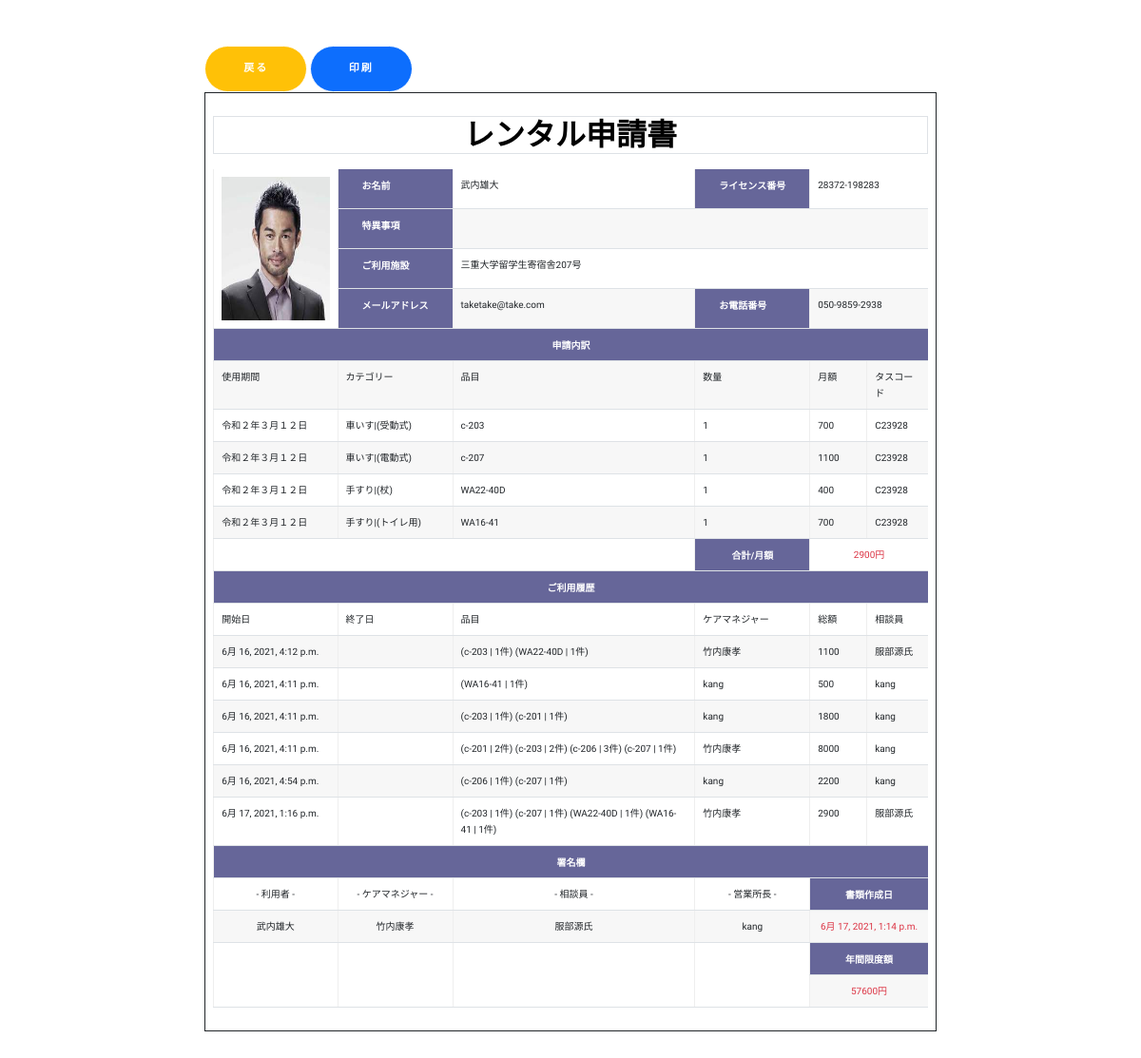
Page /dashboard/paper/134/ on the committed database.
### customer/models.py (models this page shows, shortened)
class OrderModel(models.Model):
    user = models.ForeignKey(User, on_delete=models.CASCADE)
    created_on = models.DateTimeField(auto_now_add=True)
    items = models.ManyToManyField(
        'OrderItem')
    license = models.CharField(max_length=100, blank=True)
    name = models.CharField(max_length=50, blank=True)
    email = models.CharField(max_length=50, blank=True)
    facility = models.CharField(max_length=50, blank=True)
    phone = models.CharField(max_length=50, blank=True)
    price = models.IntegerField(blank=True, null=True)
    status = models.IntegerField(default=2)
    description = models.CharField(max_length=100, blank=True)
    permitter = models.ForeignKey(User, related_name='permitter', on_delete=models.CASCADE, blank=True, null=True)
    permit_day = models.DateTimeField(blank=True, null=True)
    handler = models.ForeignKey(User, related_name="handler", on_delete=models.CASCADE, blank=True, null=True)
    location_selecter = models.IntegerField(blank=True)
    limit = models.IntegerField(default=0)
    start_date = models.DateTimeField()
    end_date = models.DateTimeField()

class OrderItem(models.Model):
    user = models.ForeignKey(User, on_delete=models.CASCADE)
    items = models.ForeignKey(
        'MenuItem', on_delete=models.CASCADE, blank=True, null=True)
    quantity = models.IntegerField(default=1)
    ordered = models.BooleanField(default=False)
    def __str__(self):
        return f'{self.items} | {self.quantity}件'
    @property
    def get_total_item_price(self):
        return int(self.quantity) * int(self.items.price)

class MenuItem(models.Model):
    name = models.CharField(max_length=100)
    description = models.TextField()
    image = models.ImageField(upload_to='menu_images/', blank=True)
    price = models.IntegerField()
    category = models.ForeignKey('Category', on_delete=models.CASCADE)
    quantity = models.IntegerField(default=0)
    video_url = models.CharField(max_length=100, blank=True)
    def __str__(self):
        return self.name

class Category(MPTTModel):
    parent = TreeForeignKey('self', on_delete=models.CASCADE, blank=True, null=True, related_name='children')
    name = models.CharField(max_length=100)
    def __str__(self):
        return self.name
    class MPTTMeta:
        order_insertion_by = ['name']

### dashboard/models.py (models this page shows, shortened)
class Permission(models.Model):
    user = models.ForeignKey(User, on_delete=models.CASCADE)
    date = models.DateTimeField(auto_now=True)
    order= models.ForeignKey(OrderModel, on_delete=models.CASCADE, blank=True, null=True)
    message = models.CharField(max_length=100, blank=True, null=True)
    result = models.IntegerField(default=3)
    image = models.ImageField(upload_to='contract_images/', blank=True, null=True)
    start_date = models.DateField(blank=True, null=True)
    end_date = models.DateField(blank=True, null=True)

### home/models.py (models this page shows)
class Limit(models.Model):
    user = models.OneToOneField(User, on_delete=models.CASCADE, blank=True, null=True)
    limit = models.IntegerField(default=100000)
    def __str__(self):
        return f"{self.limit}"

### dashboard/views.py (the view)
# urls.py: path('paper/<int:pk>/', paper, name='paper'),
def paper(request, pk):
    order = OrderModel.objects.get(pk=pk)
    permissions = Permission.objects.filter(order__name=order.name).exclude(order__handler=None)
    context = {
        'order': order,
        'permissions': permissions,
    }
    return render(request, 'dashboard/paper.html', context)

### dashboard/templates/dashboard/paper.html (shortened to what this page needs)
{% extends 'dashboard/base.html' %}
{% load static %}
{% block content %}
<div class="container mt-5">
<a class="btn btn-warning" href="{{request.META.HTTP_REFERER}}">戻る</a>
<a class="btn btn-primary" onclick="window.print()">印刷</a>
  <div class="border border-dark p-2 mb-3" id="paper">
    <h2 class="text-center border mt-3 mb-3">レンタル申請書</h2>
    <table class="table">
      <tr>
          <td scope="col" rowspan="4"><img src='{% static 'ichiro.jpg' %}' style="width:3cm;height:4cm;"></td>
          <th scope="col">お名前</th>
          <td scope="col">{{ order.name }}</td>
          <th scope="col">ライセンス番号</th>
          <td scope="col"colspan="2">{{ order.license }}</td>
      </tr>
      <tr>
          <th>特異事項</th>
          <td colspan="6"></td>
      </tr>
      <tr>
          <th>ご利用施設</th>
          <td colspan="6">{{ order.facility }}</td>
      </tr>
      <tr>
          <th>メールアドレス</th>
          <td>{{ order.email }}</td>
          <th>お電話番号</th>
          <td colspan="2">{{ order.phone }}</td>
      </tr>
      <tr>
        <th class="text-center" colspan='6'>申請内訳</th>
      </tr>
      <tr>
          <td>使用期間</td>
          <td>カテゴリー</td>
          <td>品目</td>
          <td>数量</td>
          <td style="width: 60px;">月額</td>
          <td>タスコード</td>
      </tr>
      {% for item in order.items.all  %}
      <tr>
          <td>令和２年３月１２日</td>
          <td>{{ item.items.category.parent }}|({{ item.items.category }})</td>
          <td>{{ item.items.name }}</td>
          <td>{{ item.quantity }}</td>
          <td>{{ item.get_total_item_price }}</td>
          <td>C23928</td>
      </tr>
      {% endfor %}
      <tr>
        <td class="text-center" colspan='3'></td>
        <th class="text-center">合計/月額</th>
        <td class="text-center text-danger" colspan='2'>{{ order.price }}円</td>
      </tr>
      <tr>
      <th class="text-center" colspan='6'>ご利用履歴</th>
      </tr>
      <tr>
          <td>開始日</td>
          <td>終了日</td>
          <td>品目</td>
          <td>ケアマネジャー</td>
          <td style="width: 50px;">総額</td>
          <td>相談員</td>
      </tr>
      {% if permissions %}
      {% for permission in permissions %}
        <tr>
            <td>{{ permission.date }}</td>
            <td></td>
            <td>
            {% for i in permission.order.items.all %}
            ({{ i }})
            {% endfor %}
            </td>
            <td>{{ permission.order.user }}</td>
            <td>{{ permission.order.price}}</td>
            <td>{{ permission.user }}</td>
        </tr>
      {% endfor %}
      {% else %}
        <tr>
            <td class="text-center" colspan='6'>利用履歴なし</td>
        </tr>
      {% endif %}
      <tr>
        <th class="text-center" colspan='6'>署名欄</th>
      </tr>
      <tr>
        <td class="text-center">- 利用者 -</td>
        <td class="text-center">- ケアマネジャー -</td>
        <td class="text-center">- 相談員 -</td>
        <td class="text-center">- 営業所長 -</td>
        <th class="text-center" colspan='2'>書類作成日</th>
      </tr>
      <tr class="text-center">
          <td>{{ order.name }}</td>
          <td>{{ order.user }}</td>
          <td>{{ order.handler}}</td>
          <td>{{ order.permitter }}</td>
          <td class="text-danger" colspan='2'>{{ order.permit_day }}</td>
      </tr>
      <tr>
          <td rowspan='2'></td>
          <td rowspan='2'></td>
          <td rowspan='2'></td>
          <td rowspan='2'></td>
          <th class="text-center" colspan='2'>年間限度額</th>
      </tr>
      <tr>
          <td class="text-center text-danger" colspan='2'>{{ order.user.limit }}円</td>
      </tr>
    </table>
  </div>
</div>
{% endblock content %}

### static/style.css (style rules this page uses)
body { background-color: #fff; font-family: "Kosugi Maru", sans-serif; }
h1, h2, h3, h4, h5, h6 { margin: 0; }
h2 { color: #000; font-weight: 600; }
a { letter-spacing: 2px; text-decoration: none; color: #71c55d; }
.btn { border: 1px solid #fff; border-radius: 50px; color: #fff; font-size: 11px; font-weight: 600; padding: 15px 40px; text-transform: uppercase; transition: all 0.5s ease-in-out 0s; }

### dashboard/templates/dashboard/paper.html (style rules this page uses)
.container { margin:0 auto; height:290mm; width:210mm; font-size:10px; line-height: 17px; color:#000; }
table { border-spacing: 0; border-collapse: collapse; width: 100%; }
td, th { border: 1; border-left: 1px solid #eee; background: #e5e5e5; padding: 10px 25px; }
.table th { white-space: nowrap; color: #fff; background-color: #666699; padding: 9px 25px; margin-left: -25px; line-height: normal; }
tbody tr:nth-child(even) td { background: #f7f7f7; }

### rows in the picture
OrderModel: name "武内雄大", license "28372-198283", facility "三重大学留学生寄宿舎207号", email "taketake@take.com", phone "050-9859-2938", price "2900", user "竹内康孝", handler "服部源氏", permitter "kang", permit_day "6月 17, 2021, 1:14 p.m.", user.limit "57600"
OrderItem: items.category.parent "車いす", items.category "受動式", items.name "c-203", quantity "1", get_total_item_price "700", items+quantity "c-203 | 1件"
OrderItem: items.category.parent "車いす", items.category "電動式", items.name "c-207", quantity "1", get_total_item_price "1100", items+quantity "c-207 | 1件"
OrderItem: items.category.parent "手すり", items.category "杖", items.name "WA22-40D", quantity "1", get_total_item_price "400", items+quantity "WA22-40D | 1件"
OrderItem: items.category.parent "手すり", items.category "トイレ用", items.name "WA16-41", quantity "1", get_total_item_price "700", items+quantity "WA16-41 | 1件"
Permission: date "6月 16, 2021, 4:12 p.m.", order.user "竹内康孝", order.price "1100", user "服部源氏"
OrderItem: items+quantity "c-203 | 1件"
OrderItem: items+quantity "WA22-40D | 1件"
Permission: date "6月 16, 2021, 4:11 p.m.", order.user "kang", order.price "500", user "kang"
OrderItem: items+quantity "WA16-41 | 1件"
Permission: date "6月 16, 2021, 4:11 p.m.", order.user "kang", order.price "1800", user "kang"
OrderItem: items+quantity "c-203 | 1件"
OrderItem: items+quantity "c-201 | 1件"
Permission: date "6月 16, 2021, 4:11 p.m.", order.user "竹内康孝", order.price "8000", user "kang"
OrderItem: items+quantity "c-201 | 2件"
OrderItem: items+quantity "c-203 | 2件"
OrderItem: items+quantity "c-206 | 3件"
OrderItem: items+quantity "c-207 | 1件"
Permission: date "6月 16, 2021, 4:54 p.m.", order.user "kang", order.price "2200", user "kang"
OrderItem: items+quantity "c-206 | 1件"
OrderItem: items+quantity "c-207 | 1件"
Permission: date "6月 17, 2021, 1:16 p.m.", order.user "竹内康孝", order.price "2900", user "服部源氏"
